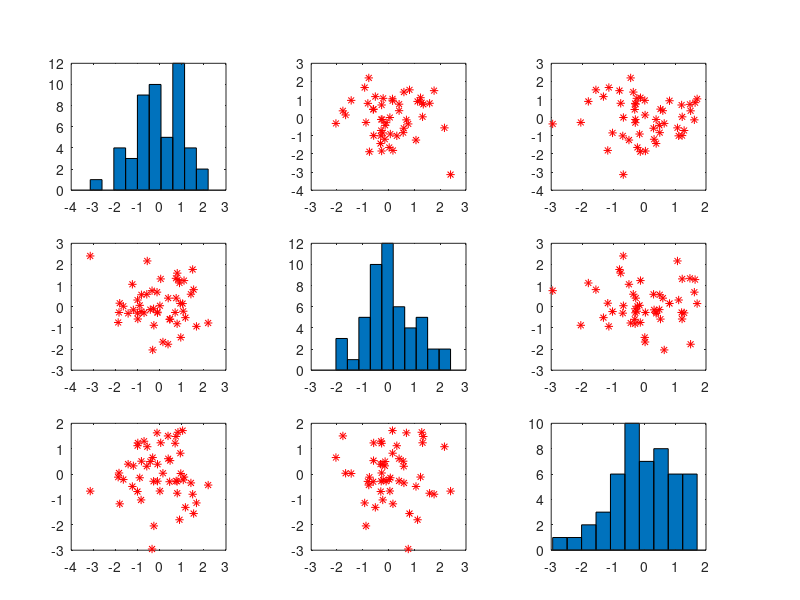

Here is the MATLAB script that generated this plot:
X = randn(50, 3);
Y = reshape(1:150, 50, 3);
plotmatrix(X, Y);

%%
X = randn(50, 3);
plotmatrix(X, '*r');

%%
rng default
X = randn(50 ,3);
